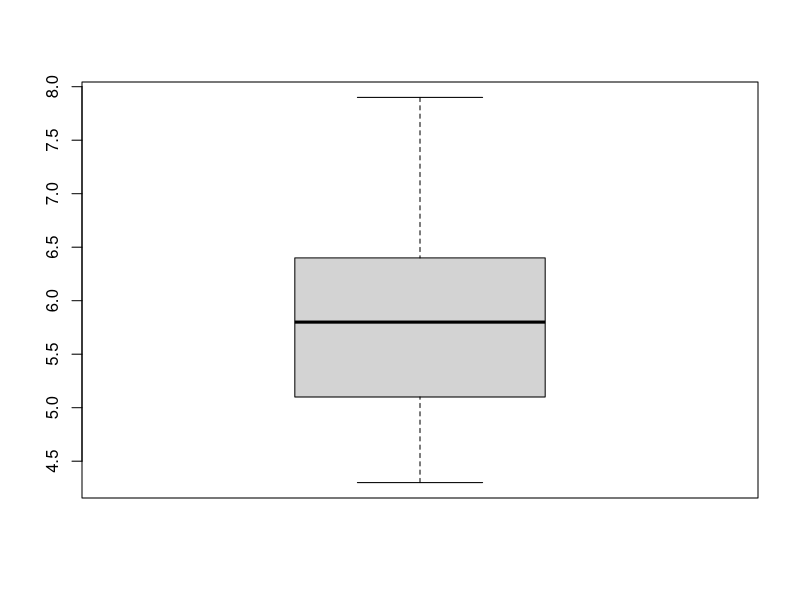
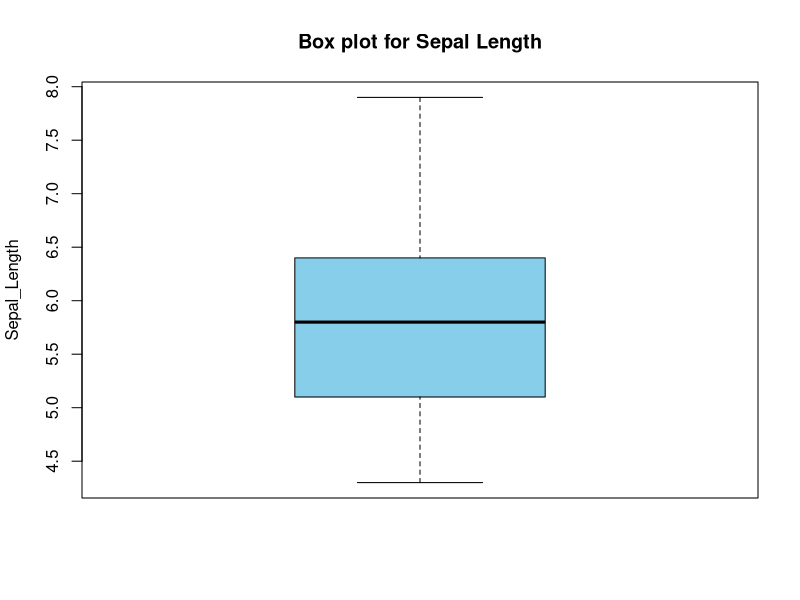
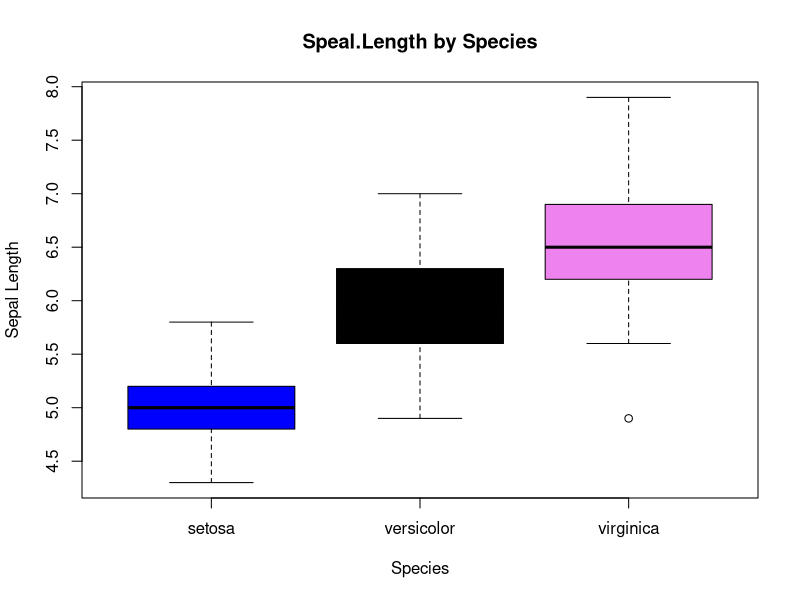
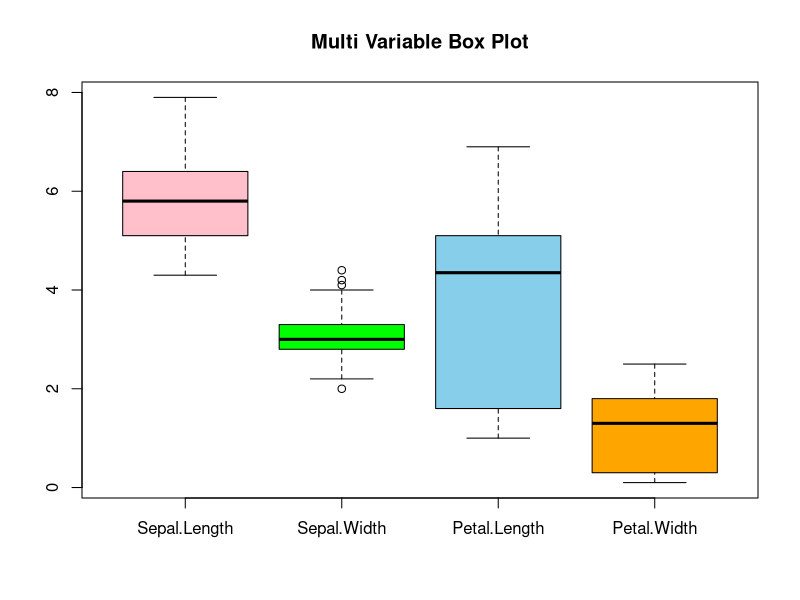
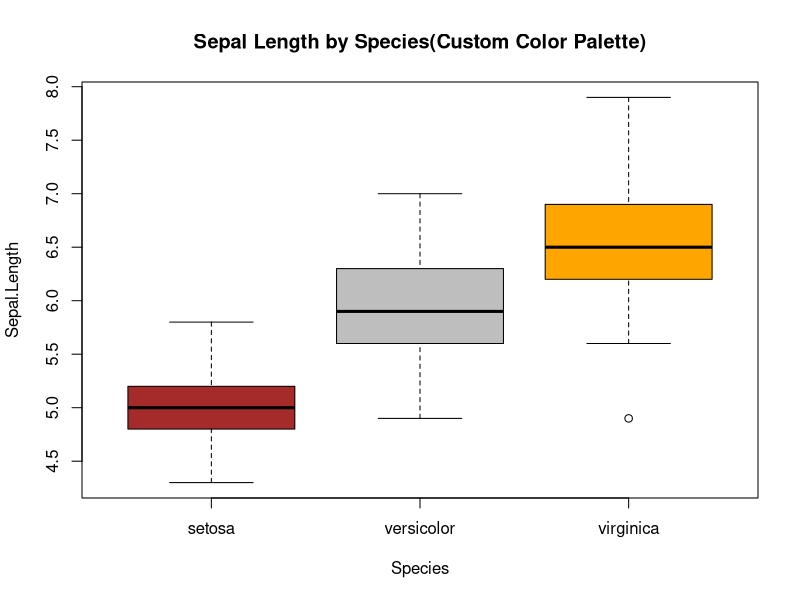
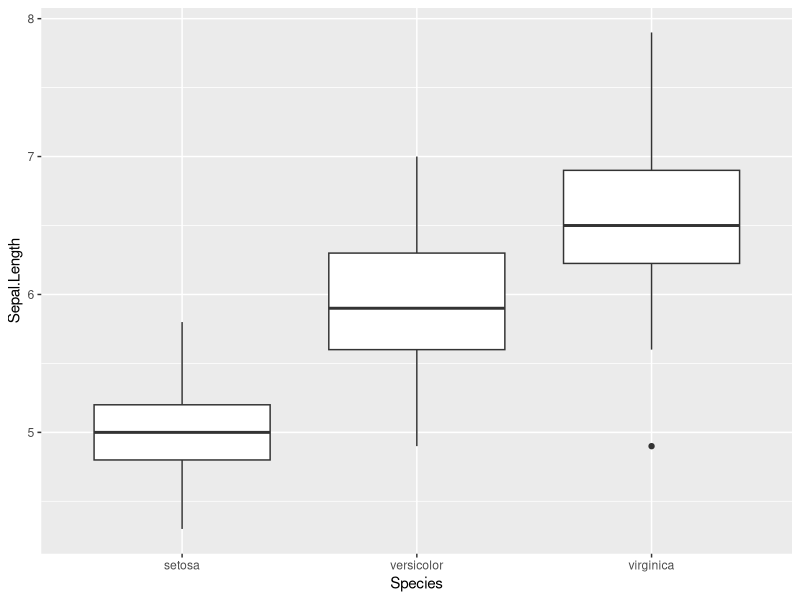
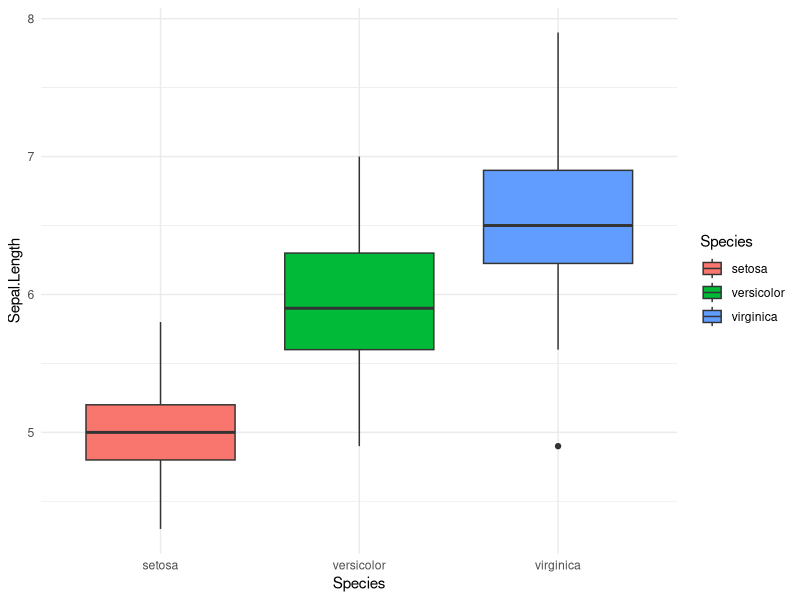
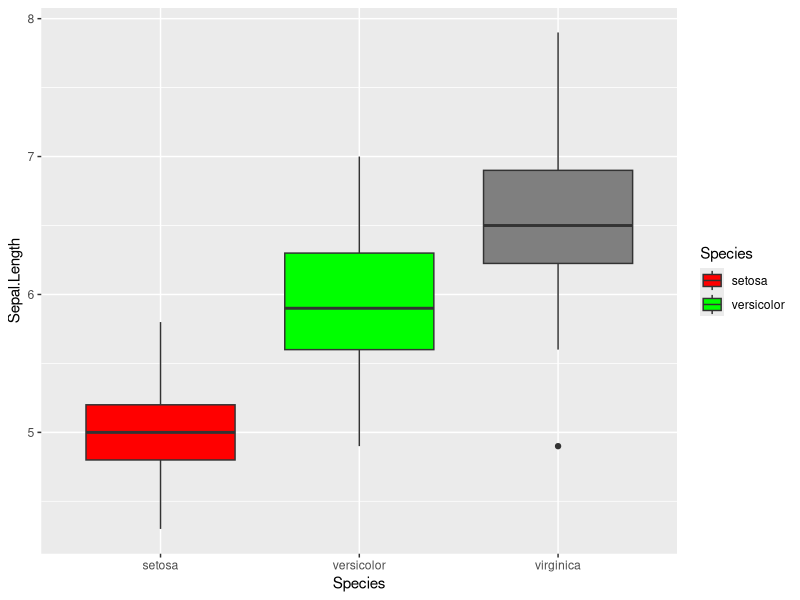

Write R code to recreate these figures, in order.
#Load the data
data(iris)

#Understand the data
str(iris)
View(iris)
class(iris)
?iris

#Basic Box Point
boxplot(iris$Sepal.Length)

#Add the Title&Labels
boxplot(iris$Sepal.Length,
        main="Box plot for Sepal Length",
        ylab = "Sepal_Length",
        col = 'skyblue')

#Grouped Box plot(by species)
boxplot(Sepal.Length~Species,
        data = iris,
        main = "Speal.Length by Species",
        xlab = "Species",
        ylab = "Sepal Length",
        col = c('blue','black','violet'))
#Multi-Variable Box Plot
boxplot(iris[,1:4],
        main = "Multi Variable Box Plot",
        col = c('pink','green','skyblue','orange'))

#Using Custom color Palette
species_colors<-c("setosa"="brown",
                  "versicolor" = "grey",
                  "viginica" = "orange")
boxplot(
  Sepal.Length~Species,
  data = iris,
  col = species_colors,
  main = "Sepal Length by Species(Custom Color Palette)"
)

library(ggplot2)

ggplot(iris,
       aes(x=Species,y=Sepal.Length))+
  geom_boxplot()

#Colored box plot by species
ggplot(iris,aes(x=Species,y=Sepal.Length,fill=Species))+
  geom_boxplot()+
  theme_minimal()

#Using Manual Color Palettes
ggplot(iris,aes(x=Species,y=Sepal.Length,fill=Species))+
  geom_boxplot()+
  scale_fill_manual(
    values = c(
      "setosa" = "red",
      "versicolor" = "green",
      "viginica" = "steelblue"
    )
  )